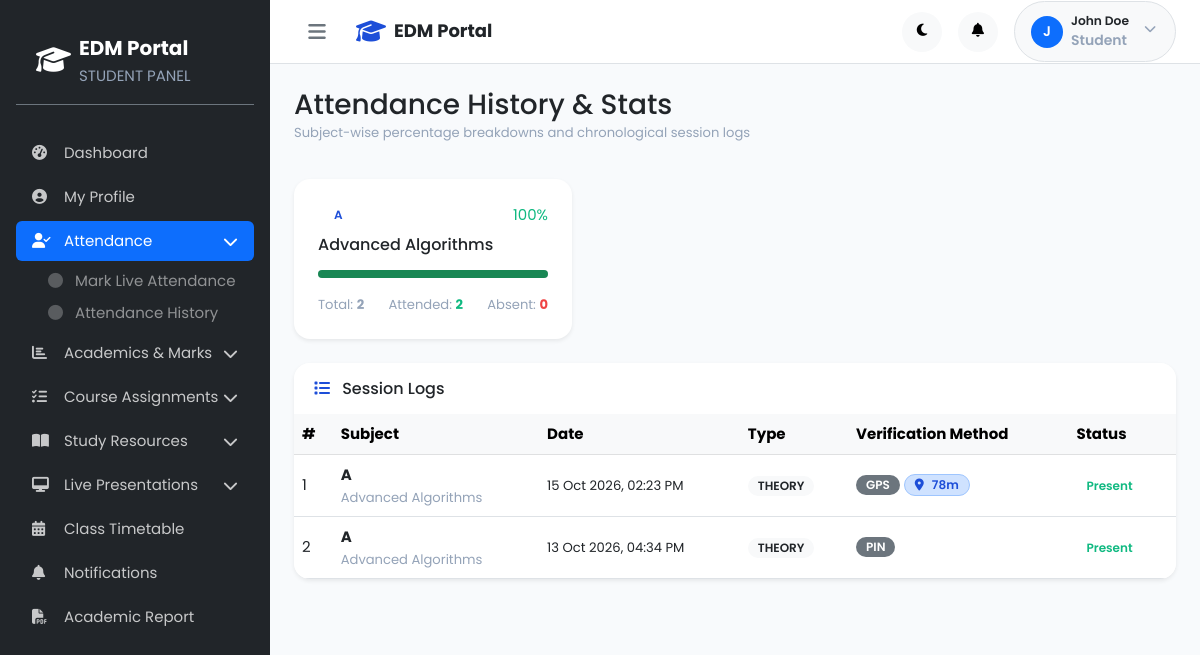
/student/attendance_history.php (signed in), run on the app's committed database.
### tables this page shows
CREATE TABLE `attendance_records` (
  `id` int(10) UNSIGNED NOT NULL,
  `session_id` int(10) UNSIGNED NOT NULL,
  `student_id` int(10) UNSIGNED NOT NULL,
  `status` enum('present','absent','late','excused') NOT NULL DEFAULT 'absent',
  `marked_at` datetime DEFAULT NULL,
  `marked_via` enum('qr','pin','gps','manual') DEFAULT NULL,
  `ip_address` varchar(45) DEFAULT NULL,
  `latitude` decimal(10,7) DEFAULT NULL,
  `longitude` decimal(10,7) DEFAULT NULL,
  `distance_meters` int(10) UNSIGNED DEFAULT NULL,
  `corrected` tinyint(1) NOT NULL DEFAULT 0,
  `corrected_by` int(10) UNSIGNED DEFAULT NULL,
  `correction_reason` text DEFAULT NULL,
  `created_at` timestamp NOT NULL DEFAULT current_timestamp(),
  `updated_at` timestamp NOT NULL DEFAULT current_timestamp() ON UPDATE current_timestamp()
);

CREATE TABLE `subjects` (
  `id` int(10) UNSIGNED NOT NULL,
  `code` varchar(20) NOT NULL,
  `name` varchar(150) NOT NULL,
  `department_id` int(10) UNSIGNED NOT NULL,
  `semester` tinyint(3) UNSIGNED NOT NULL,
  `credits` tinyint(3) UNSIGNED DEFAULT 3,
  `type` enum('theory','lab','elective') NOT NULL DEFAULT 'theory',
  `staff_id` int(10) UNSIGNED DEFAULT NULL,
  `status` enum('active','inactive') NOT NULL DEFAULT 'active',
  `created_at` timestamp NOT NULL DEFAULT current_timestamp(),
  `updated_at` timestamp NOT NULL DEFAULT current_timestamp() ON UPDATE current_timestamp()
);

### student/attendance_history.php (the view, shortened to what this page needs)
<?php
$studentId = $_SESSION['role_id'] ?? 0;
$db = getDB();
$subAttStmt = $db->prepare("
    SELECT
        sub.code AS subject_code,
        sub.name AS subject_name,
        COUNT(ar.id) AS total_sessions,
        SUM(CASE WHEN ar.status = 'present' THEN 1 ELSE 0 END) AS present_count,
        SUM(CASE WHEN ar.status = 'late' THEN 1 ELSE 0 END) AS late_count,
        SUM(CASE WHEN ar.status = 'absent' THEN 1 ELSE 0 END) AS absent_count
    FROM attendance_records ar
    JOIN attendance_sessions ses ON ar.session_id = ses.id
    JOIN subjects sub ON ses.subject_id = sub.id
    WHERE ar.student_id = ?
    GROUP BY sub.id, sub.code, sub.name
");
$subAttStmt->execute([$studentId]);
$subjectBreakdown = $subAttStmt->fetchAll();
$allLogStmt = $db->prepare("
    SELECT ar.*,
           COALESCE(ar.marked_via, 'manual') AS verification_method,
           sub.code AS subject_code,
           sub.name AS subject_name,
           COALESCE(sub.type, 'Theory') AS session_type,
           ses.session_date
    FROM attendance_records ar
    JOIN attendance_sessions ses ON ar.session_id = ses.id
    JOIN subjects sub ON ses.subject_id = sub.id
    WHERE ar.student_id = ?
    ORDER BY ar.marked_at DESC
");
$allLogStmt->execute([$studentId]);
$allLogs = $allLogStmt->fetchAll();
require_once __DIR__ . '/../includes/header.php';
?>
<div class="d-flex" id="wrapper">
    <?php require_once __DIR__ . '/../includes/sidebar.php'; ?>
    <div id="page-content-wrapper" class="w-100">
        <?php require_once __DIR__ . '/../includes/navbar.php'; ?>
        <div class="container-fluid p-4">
            <div class="d-flex justify-content-between align-items-center mb-4">
                <div>
                    <h1 class="h3 font-weight-bold text-dark mb-0">Attendance History & Stats</h1>
                    <p class="text-muted small">Subject-wise percentage breakdowns and chronological session logs</p>
                </div>
            </div>
            <div class="row g-4 mb-4">
                <?php if (empty($subjectBreakdown)): ?>
                    <div class="col-12">
                        <div class="alert alert-info">No attendance records found yet.</div>
                    </div>
                <?php else: ?>
                    <?php foreach ($subjectBreakdown as $sb): ?>
                        <?php
                            $tot = $sb['total_sessions'] ?: 1;
                            $pres = $sb['present_count'] + $sb['late_count'];
                            $pct = round(($pres / $tot) * 100, 1);
                        ?>
                        <div class="col-md-4">
                            <div class="card border-0 shadow-sm p-4" style="border-radius: 16px;">
                                <div class="d-flex justify-content-between align-items-center mb-2">
                                    <span class="badge bg-primary-lightest text-primary font-weight-600 px-3 py-1"><?= htmlspecialchars($sb['subject_code']) ?></span>
                                    <span class="font-weight-bold <?= $pct >= 75 ? 'text-success' : 'text-danger' ?>"><?= $pct ?>%</span>
                                </div>
                                <h5 class="h6 font-weight-bold text-dark mb-3"><?= htmlspecialchars($sb['subject_name']) ?></h5>
                                <div class="progress mb-3" style="height: 8px; border-radius: 4px;">
                                    <div class="progress-bar <?= $pct >= 75 ? 'bg-success' : 'bg-danger' ?>" style="width: <?= $pct ?>%"></div>
                                </div>
                                <div class="d-flex justify-content-between text-muted small">
                                    <span>Total: <strong><?= $sb['total_sessions'] ?></strong></span>
                                    <span>Attended: <strong class="text-success"><?= $pres ?></strong></span>
                                    <span>Absent: <strong class="text-danger"><?= $sb['absent_count'] ?></strong></span>
                                </div>
                            </div>
                        </div>
                    <?php endforeach; ?>
                <?php endif; ?>
            </div>
            <div class="card border-0 shadow-sm" style="border-radius: 16px;">
                <div class="card-header bg-white border-0 py-3">
                    <h5 class="h6 font-weight-bold text-dark mb-0"><i class="fas fa-list text-primary me-2"></i> Session Logs</h5>
                </div>
                <div class="table-responsive">
                    <table class="table align-middle table-hover mb-0">
                        <thead class="table-light">
                            <tr>
                                <th>#</th>
                                <th>Subject</th>
                                <th>Date</th>
                                <th>Type</th>
                                <th>Verification Method</th>
                                <th>Status</th>
                            </tr>
                        </thead>
                        <tbody>
                            <?php if (empty($allLogs)): ?>
                                <tr>
                                    <td colspan="6" class="text-center py-4 text-muted">No entries recorded.</td>
                                </tr>
                            <?php else: ?>
                                <?php foreach ($allLogs as $idx => $log): ?>
                                    <tr>
                                        <td><?= $idx + 1 ?></td>
                                        <td>
                                            <strong><?= htmlspecialchars($log['subject_code']) ?></strong>
                                            <span class="d-block text-muted small"><?= htmlspecialchars($log['subject_name']) ?></span>
                                        </td>
                                        <td class="small"><?= date('d M Y, h:i A', strtotime($log['marked_at'])) ?></td>
                                        <td><span class="badge bg-light text-dark text-uppercase small"><?= htmlspecialchars($log['session_type']) ?></span></td>
                                        <td>
                                            <?php
                                                $vMethod = $log['marked_via'] ?? ($log['verification_method'] ?? 'manual');
                                            ?>
                                            <div class="d-flex align-items-center gap-1 flex-wrap">
                                                <span class="badge bg-secondary small text-uppercase"><?= htmlspecialchars((string)$vMethod) ?></span>
                                                <?php if (!empty($log['distance_meters'])): ?>
                                                    <span class="badge bg-primary-subtle text-primary border border-primary-subtle small font-weight-600">
                                                        <i class="fas fa-location-dot me-1"></i> <?= $log['distance_meters'] ?>m
                                                    </span>
                                                <?php endif; ?>
                                            </div>
                                        </td>
                                        <td>
                                            <?php if ($log['status'] === 'present'): ?>
                                                <span class="badge bg-success-light text-success">Present</span>
                                            <?php elseif ($log['status'] === 'late'): ?>
                                                <span class="badge bg-warning-light text-warning">Late</span>
                                            <?php else: ?>
                                                <span class="badge bg-danger-light text-danger">Absent</span>
                                            <?php endif; ?>
                                        </td>
                                    </tr>
                                <?php endforeach; ?>
                            <?php endif; ?>
                        </tbody>
                    </table>
                </div>
            </div>
        </div>
    </div>
</div>
<?php require_once __DIR__ . '/../includes/footer.php'; ?>

### assets/css/style.css (style rules this page uses)
:root { --primary: #1D4ED8; --primary-light: #3B82F6; --primary-lighter: #93C5FD; --primary-lightest: #DBEAFE; --primary-dark: #1E40AF; --primary-darker: #1E3A8A; --accent: #06B6D4; --accent-light: #22D3EE; --accent-lighter: #A5F3FC; --accent-dark: #0891B2; --gray-50: #F8FAFC; --gray-100: #F1F5F9; --gray-200: #E2E8F0; --gray-300: #CBD5E1; --gray-400: #94A3B8; --gray-500: #64748B; --gray-600: #475569; --gray-700: #334155; --gray-800: #1E293B; --gray-900: #0F172A; --success: #10B981; --success-light: #D1FAE5; --warning: #F59E0B; --warning-light: #FEF3C7; --danger: #EF4444; --danger-light: #FEE2E2; --info: #3B82F6; --info-light: #DBEAFE; --bg-body: #F8FAFC; --bg-card: #FFFFFF; --bg-sidebar: #0F172A; --bg-navbar: #FFFFFF; --bg-input: #FFFFFF; --text-primary: #0F172A; --text-secondary: #475569; --text-muted: #94A3B8; --text-white: #FFFFFF; --text-link: #1D4ED8; --border-color: #E2E8F0; --border-radius: 12px; --border-radius-sm: 8px; --border-radius-lg: 16px; --border-radius-xl: 24px; --border-radius-full: 9999px; --shadow-xs: 0 1px 2px rgba(0, 0, 0, 0.05); --shadow-sm: 0 1px 3px rgba(0, 0, 0, 0.1), 0 1px 2px rgba(0, 0, 0, 0.06); --shadow-md: 0 4px 6px -1px rgba(0, 0, 0, 0.1), 0 2px 4px -2px rgba(0, 0, 0, 0.1); --shadow-lg: 0 10px 15px -3px rgba(0, 0, 0, 0.1), 0 4px 6px -4px rgba(0, 0, 0, 0.1); --shadow-xl: 0 20px 25px -5px rgba(0, 0, 0, 0.1), 0 8px 10px -6px rgba(0, 0, 0, 0.1); --shadow-glow: 0 0 20px rgba(29, 78, 216, 0.15); --sidebar-width: 270px; --sidebar-collapsed-width: 72px; --navbar-height: 64px; --transition-fast: 150ms ease; --transition-base: 250ms ease; --transition-slow: 400ms cubic-bezier(0.4, 0, 0.2, 1); --font-family: 'Poppins', -apple-system, BlinkMacSystemFont, 'Segoe UI', sans-serif; }
*, *::before, *::after { margin: 0; padding: 0; box-sizing: border-box; }
html { font-size: 16px; scroll-behavior: smooth; -webkit-font-smoothing: antialiased; -moz-osx-font-smoothing: grayscale; }
body { font-family: var(--font-family); font-size: 0.9375rem; font-weight: 400; line-height: 1.6; color: var(--text-primary); background-color: var(--bg-body); overflow-x: hidden; }
h1, h2, h3, h4, h5, h6 { font-weight: 600; line-height: 1.3; color: var(--text-primary); }
h1 { font-size: 1.875rem; }
h5 { font-size: 1rem; }
p { margin-bottom: 0.75rem; color: var(--text-secondary); }
.text-primary { color: var(--primary) !important; }
.text-success { color: var(--success) !important; }
.text-danger { color: var(--danger) !important; }
.text-muted { color: var(--text-muted) !important; }
#wrapper, .app-wrapper { display: flex; width: 100%; min-height: 100vh; position: relative; overflow-x: hidden; background-color: var(--bg-body, #F8FAFC); }
#page-content-wrapper, .main-content { flex: 1; min-width: 0; margin-left: var(--sidebar-width) !important; padding-top: var(--navbar-height) !important; width: calc(100% - var(--sidebar-width)) !important; min-height: 100vh; transition: margin-left var(--transition-slow), width var(--transition-slow); background-color: var(--bg-body, #F8FAFC); }
.badge { display: inline-flex; align-items: center; gap: 4px; padding: 4px 10px; border-radius: var(--border-radius-full); font-size: 0.75rem; font-weight: 600; line-height: 1; white-space: nowrap; }
.card { background: var(--bg-card); border: 1px solid var(--border-color); border-radius: var(--border-radius); box-shadow: var(--shadow-xs); transition: all var(--transition-base); overflow: hidden; }
.card-header { display: flex; align-items: center; justify-content: space-between; padding: 18px 20px; border-bottom: 1px solid var(--border-color); }
:root { --bs-backdrop-zindex: 10500; --bs-modal-zindex: 10550; }
.d-flex { display: flex; }
.d-block { display: block; }
.flex-wrap { flex-wrap: wrap; }
body, .card, .navbar, #main-navbar, .sidebar, #sidebar, .table, .form-control, .form-select, .dropdown-menu, .modal-content, .list-group-item { transition: background-color 0.22s ease, border-color 0.22s ease, color 0.22s ease; }

### data on the page
attendance_records: subjects.code "A", subjects.name "Advanced Algorithms", marked_at "15 Oct 2026, 02:23 PM", session_type "THEORY", marked_via "GPS", distance_meters "78", status "Present"
attendance_records: subjects.code "A", subjects.name "Advanced Algorithms", marked_at "13 Oct 2026, 04:34 PM", session_type "THEORY", marked_via "PIN", status "Present"

### other printed values
$currentRole "STUDENT"
$item['label'] "Dashboard"
$item['label'] "My Profile"
$item['label'] "Attendance"
$child['label'] "Mark Live Attendance"
$child['label'] "Attendance History"
$item['label'] "Academics & Marks"
$item['label'] "Course Assignments"
$item['label'] "Study Resources"
$item['label'] "Live Presentations"
$item['label'] "Class Timetable"
$item['label'] "Notifications"
$item['label'] "Academic Report"
substr($userName, 0, 1) "J"
$userName "John Doe"
